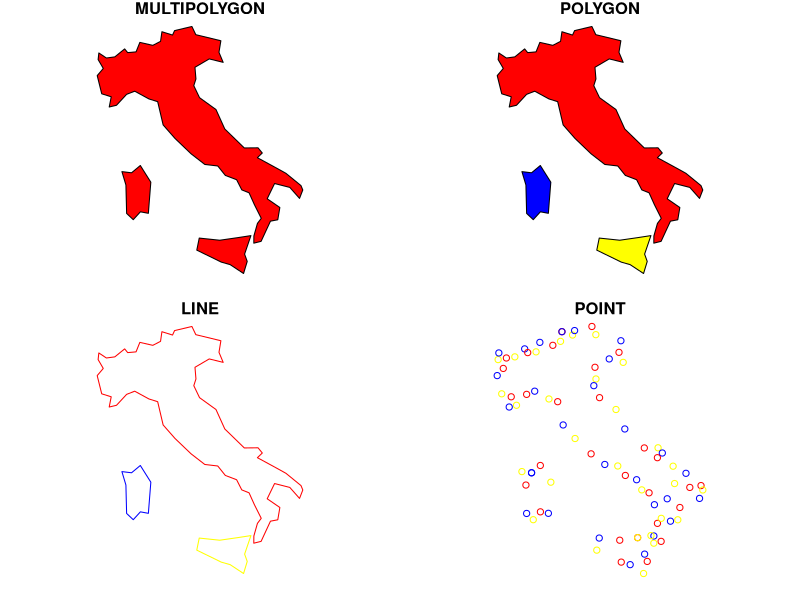
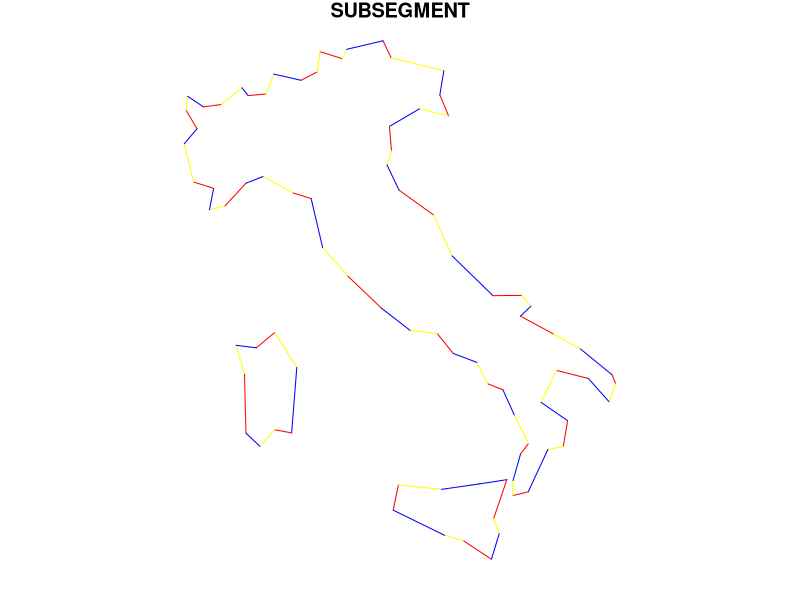
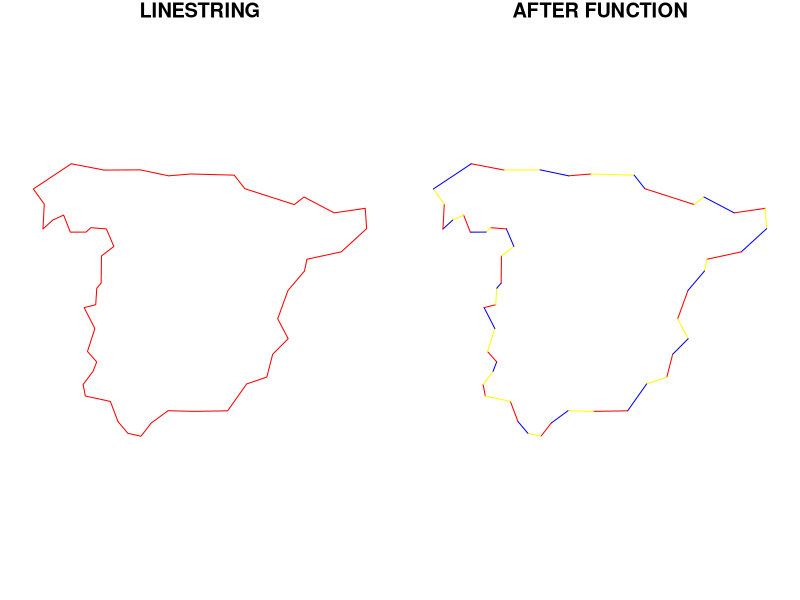
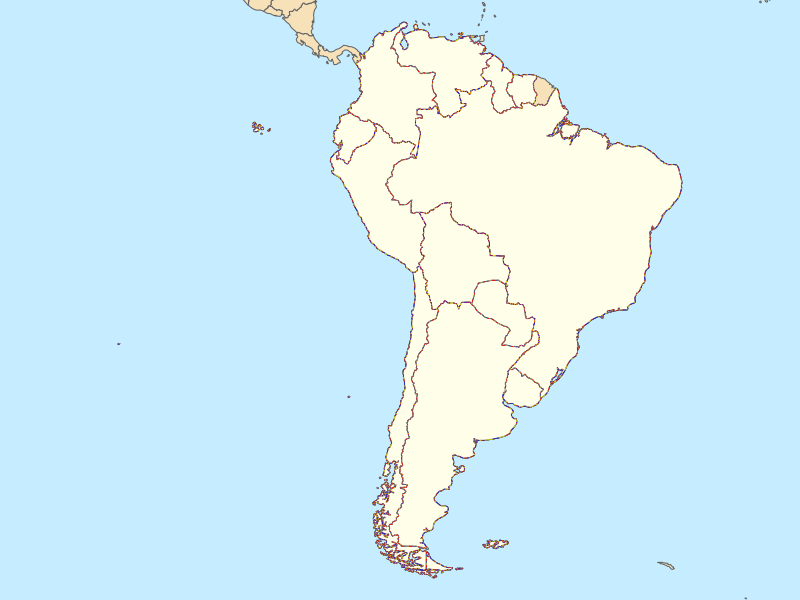

The R source for these figures, in order:
## ---- chunk 1
#| label: setup
#| include: false
#| fig-cap: ""
knitr::opts_chunk$set(
  tidy = "styler",
  echo = TRUE,
  dev = "ragg_png"
)
knitr::opts_knit$set(global.par = TRUE)
library(knitr)
rm(list = ls())
## ---- chunk 2
#| label: libs
#| warning: false
#| message: false
#| tidy: true
#| fig-cap: ""
library(sf)
library(rnaturalearth)
library(dplyr)
## ---- chunk 3
#| label: 20190505_italycast
#| warning: false
#| message: false
#| tidy: styler
#| fig-width: !expr 500/90
#| fig-height: !expr 500/90
#| dev-args: !expr list(bg = NA)
#| fig-format: png
#| fig-dpi: 90
#| fig-cap: ""
#| fig-alt: "Four maps of Italy comparing multipolygon, polygon, line and point representations. Separate polygons and boundary vertices become visible as the geometry is converted."
italy <- ne_countries(country = "italy", returnclass = "sf")
italy_pol <- italy %>% st_cast("POLYGON")
italy_lin <- italy_pol %>% st_cast("LINESTRING")
italy_pt <- italy_lin %>% st_cast("POINT")
par(mfrow = c(2, 2), mar = c(1, 1, 1, 1), bg = NA)
plot(st_geometry(italy), col = c("red", "yellow", "blue"), main = "MULTIPOLYGON")
plot(st_geometry(italy_pol), col = c("red", "yellow", "blue"), main = "POLYGON")
plot(st_geometry(italy_lin), col = c("red", "yellow", "blue"), main = "LINE")
plot(st_geometry(italy_pt), col = c("red", "yellow", "blue"), main = "POINT")
## ---- chunk 4
#| label: 20190505_italycastsub
#| warning: false
#| tidy: styler
#| echo: false
#| fig-width: !expr 250/90
#| fig-height: !expr 250/90
#| fig-format: png
#| fig-dpi: 90
#| fig-cap: ""
#| fig-alt: "Outline of Italy split into short line segments, with alternating colors distinguishing adjacent segments."
par(mfrow = c(1, 1), mar = c(1, 1, 1, 1), bg = NA)
stdh_cast_substring <- function(x, to = "MULTILINESTRING") {
  ggg <- st_geometry(x)

  if (!unique(st_geometry_type(ggg)) %in% c("POLYGON", "LINESTRING")) {
    stop("Input should be LINESTRING or POLYGON")
  }
  for (k in 1:length(st_geometry(ggg))) {
    sub <- ggg[k]
    geom <- lapply(
      1:(length(st_coordinates(sub)[, 1]) - 1),
      function(i) {
        rbind(
          as.numeric(st_coordinates(sub)[i, 1:2]),
          as.numeric(st_coordinates(sub)[i + 1, 1:2])
        )
      }
    ) %>%
      st_multilinestring() %>%
      st_sfc()

    if (k == 1) {
      endgeom <- geom
    } else {
      endgeom <- rbind(endgeom, geom)
    }
  }
  endgeom <- endgeom %>% st_sfc(crs = st_crs(x))
  if (class(x)[1] == "sf") {
    endgeom <- st_set_geometry(x, endgeom)
  }

  if (to == "LINESTRING") {
    endgeom <- endgeom %>% st_cast("LINESTRING")
  }
  return(endgeom)
}
italy_sub <- stdh_cast_substring(italy_lin, "LINESTRING")
plot(st_geometry(italy_sub), col = c("red", "yellow", "blue"), main = "SUBSEGMENT")
## ---- chunk 5
#| label: 20190505_testspain
#| warning: false
#| message: false
#| tidy: styler
#| fig-width: !expr 500/90
#| fig-height: !expr 250/90
#| fig-format: png
#| fig-dpi: 90
#| fig-cap: ""
#| fig-alt: "Two outlines of Spain comparing the original boundary with a version split into short, individually colored segments."
par(mfrow = c(1, 2), mar = c(1, 1, 1, 1))
test <- ne_countries(country = "spain", returnclass = "sf") %>%
  st_cast("POLYGON") %>%
  st_cast("LINESTRING")
plot(st_geometry(test), col = c("red", "yellow", "blue"), main = "LINESTRING")

geom <- lapply(
  1:(length(st_coordinates(test)[, 1]) - 1),
  function(i) {
    rbind(
      as.numeric(st_coordinates(test)[i, 1:2]),
      as.numeric(st_coordinates(test)[i + 1, 1:2])
    )
  }
) %>%
  st_multilinestring() %>%
  st_sfc(crs = st_crs(test)) %>%
  st_cast("LINESTRING")
plot(st_geometry(geom), col = c("red", "yellow", "blue"), main = "AFTER FUNCTION")
## ---- chunk 6
#| label: function
#| warning: false
#| message: false
#| tidy: styler
#| fig-cap: ""
stdh_cast_substring <- function(x, to = "MULTILINESTRING") {
  ggg <- st_geometry(x)

  if (!unique(st_geometry_type(ggg)) %in% c("POLYGON", "LINESTRING")) {
    stop("Input should be LINESTRING or POLYGON")
  }
  for (k in 1:length(st_geometry(ggg))) {
    sub <- ggg[k]
    geom <- lapply(
      1:(length(st_coordinates(sub)[, 1]) - 1),
      function(i) {
        rbind(
          as.numeric(st_coordinates(sub)[i, 1:2]),
          as.numeric(st_coordinates(sub)[i + 1, 1:2])
        )
      }
    ) %>%
      st_multilinestring() %>%
      st_sfc()

    if (k == 1) {
      endgeom <- geom
    } else {
      endgeom <- rbind(endgeom, geom)
    }
  }
  endgeom <- endgeom %>% st_sfc(crs = st_crs(x))
  if (class(x)[1] == "sf") {
    endgeom <- st_set_geometry(x, endgeom)
  }

  if (to == "LINESTRING") {
    endgeom <- endgeom %>% st_cast("LINESTRING")
  }
  return(endgeom)
}
## ---- chunk 7
#| label: 20190505_benchmarkfunction
#| warning: false
#| message: false
#| tidy: styler
#| fig-width: !expr 400/90
#| fig-height: !expr 500/90
#| fig-format: png
#| fig-dpi: 90
#| fig-cap: ""
#| fig-alt: "Map of South America with country boundaries split into short segments, illustrated with alternating colors."
test100 <- ne_countries(
  continent = "south america",
  returnclass = "sf"
) %>%
  st_cast("POLYGON")

test50 <- ne_countries(50,
  continent = "south america",
  returnclass = "sf"
) %>%
  st_cast("POLYGON")


init <- Sys.time()
t1 <- stdh_cast_substring(test100, "LINESTRING")
end <- Sys.time()
kable(end - init, format = "markdown")


init <- Sys.time()
t2 <- stdh_cast_substring(test50, "LINESTRING")
end <- Sys.time()
kable(end - init, format = "markdown")


par(mfrow = c(1, 1), mar = c(0, 0, 0, 0))
plot(st_geometry(test50), col = NA, bg = "#C6ECFF")
plot(st_geometry(ne_countries(50, returnclass = "sf")), col = "#F6E1B9", border = "#646464", add = T)
plot(st_geometry(test50), col = "#FEFEE9", border = "#646464", add = T)
plot(st_geometry(t2), col = c("red", "yellow", "blue"), add = T, lwd = 0.5)
